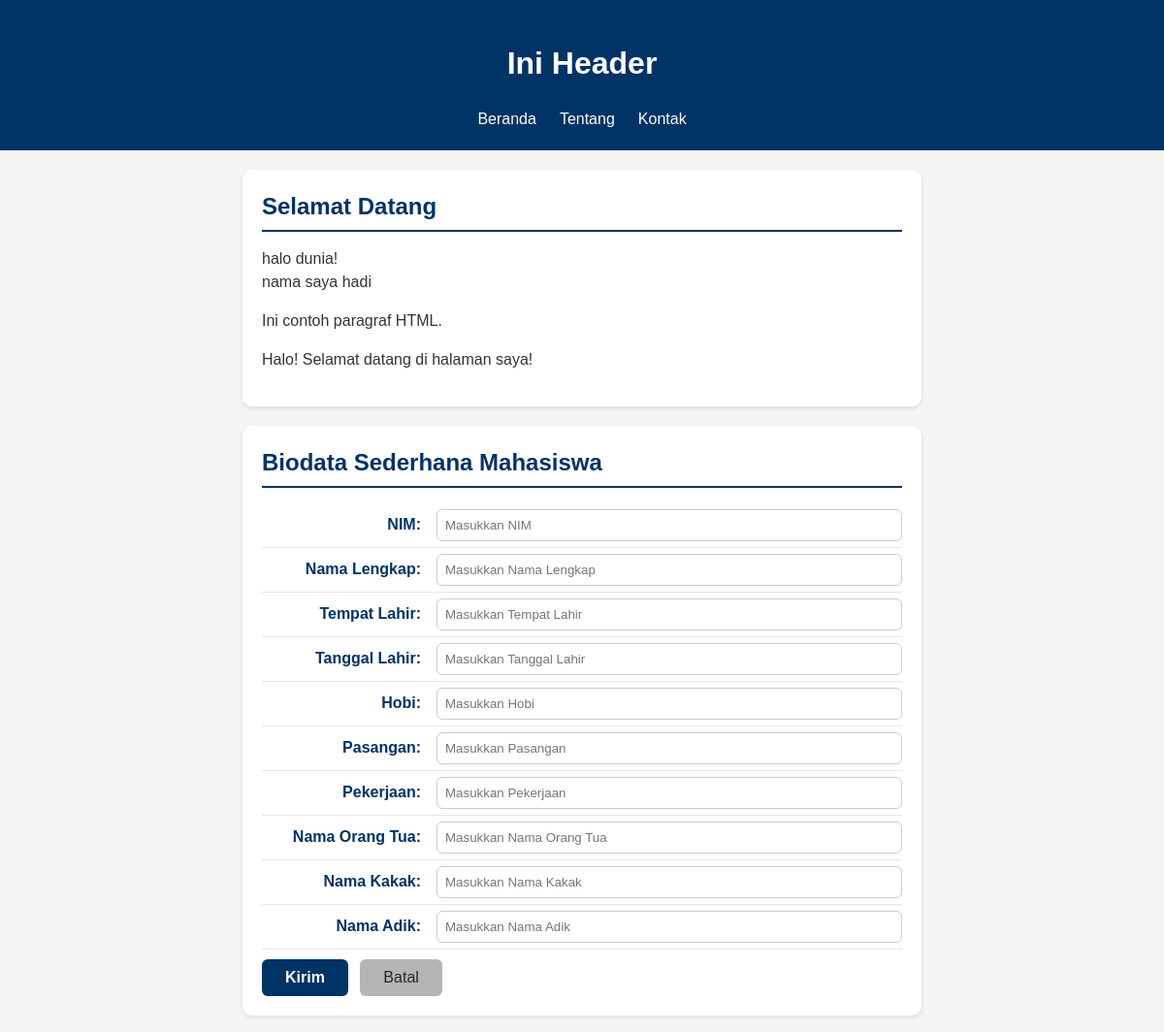
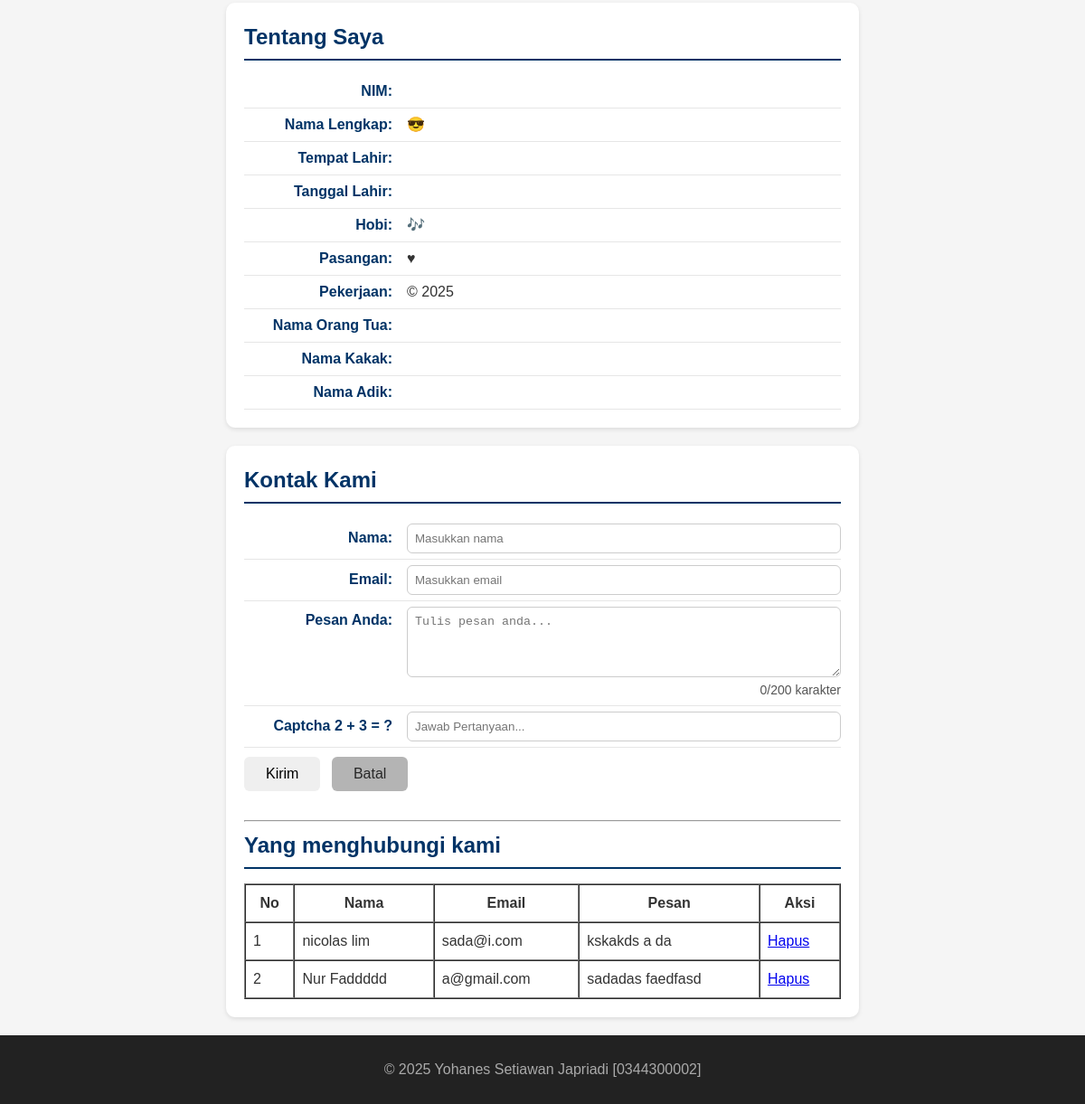
The page / on the database its author committed (2 pictures, top to bottom).
### tables this page shows
CREATE TABLE `tbl_tamu` (
  `cid` int NOT NULL,
  `cnama` varchar(100) DEFAULT NULL,
  `cemail` varchar(100) DEFAULT NULL,
  `cpesan` text,
  `dcreated_at` datetime NOT NULL DEFAULT CURRENT_TIMESTAMP
);

### read_inc.php (the view, shortened to what this page needs)
<?php
require 'koneksi.php';
$sql = "SELECT cid, cnama, cemail, cpesan FROM tbl_tamu ORDER BY cid DESC";
$q = mysqli_query($conn, $sql);
?>
<table border="1" cellpadding="8" cellspacing="0" width="100%">
  <tr>
    <th>No</th>
    <th>Nama</th>
    <th>Email</th>
    <th>Pesan</th>
    <th>Aksi</th>
  </tr>
  <?php $no = 1; ?>
  <?php while ($row = mysqli_fetch_assoc($q)): ?>
    <tr>
      <td><?= $no++; ?></td>
      <td><?= htmlspecialchars($row['cnama']); ?></td>
      <td><?= htmlspecialchars($row['cemail']); ?></td>
      <td><?= htmlspecialchars($row['cpesan']); ?></td>
      <td>
        <a href="delete.php?id=<?= $row['cid']; ?>"
           onclick="return confirm('Yakin ingin menghapus data ini?')">
           Hapus
        </a>
      </td>
    </tr>
  <?php endwhile; ?>
</table>

### index.php (shortened to what this page needs)
<?php
require_once __DIR__ . '/fungsi.php';
?>
<!DOCTYPE html>
<html lang="en">
<head>
  <link rel="stylesheet" href="style.css">
</head>
<body>
  <header>
    <h1>Ini Header</h1>
    <nav>
      <ul>
        <li><a href="#home">Beranda</a></li>
        <li><a href="#about">Tentang</a></li>
        <li><a href="#contact">Kontak</a></li>
      </ul>
    </nav>
  </header>
  <main>
    <section id="home">
      <h2>Selamat Datang</h2>
      <?php
      echo "halo dunia!<br>";
      echo "nama saya hadi";
      ?>
      <p>Ini contoh paragraf HTML.</p>
    </section>
    <section id="biodata">
      <h2>Biodata Sederhana Mahasiswa</h2>
      <form action="proses.php" method="POST">
        <label for="txtNim"><span>NIM:</span>
          <input type="text" id="txtNim" name="txtNim" placeholder="Masukkan NIM" required>
        </label>
        <label for="txtNmLengkap"><span>Nama Lengkap:</span>
          <input type="text" id="txtNmLengkap" name="txtNmLengkap" placeholder="Masukkan Nama Lengkap" required>
        </label>
        <label for="txtT4Lhr"><span>Tempat Lahir:</span>
          <input type="text" id="txtT4Lhr" name="txtT4Lhr" placeholder="Masukkan Tempat Lahir" required>
        </label>
        <label for="txtTglLhr"><span>Tanggal Lahir:</span>
          <input type="text" id="txtTglLhr" name="txtTglLhr" placeholder="Masukkan Tanggal Lahir" required>
        </label>
        <label for="txtHobi"><span>Hobi:</span>
          <input type="text" id="txtHobi" name="txtHobi" placeholder="Masukkan Hobi" required>
        </label>
        <label for="txtPasangan"><span>Pasangan:</span>
          <input type="text" id="txtPasangan" name="txtPasangan" placeholder="Masukkan Pasangan" required>
        </label>
        <label for="txtKerja"><span>Pekerjaan:</span>
          <input type="text" id="txtKerja" name="txtKerja" placeholder="Masukkan Pekerjaan" required>
        </label>
        <label for="txtNmOrtu"><span>Nama Orang Tua:</span>
          <input type="text" id="txtNmOrtu" name="txtNmOrtu" placeholder="Masukkan Nama Orang Tua" required>
        </label>
        <label for="txtNmKakak"><span>Nama Kakak:</span>
          <input type="text" id="txtNmKakak" name="txtNmKakak" placeholder="Masukkan Nama Kakak" required>
        </label>
        <label for="txtNmAdik"><span>Nama Adik:</span>
          <input type="text" id="txtNmAdik" name="txtNmAdik" placeholder="Masukkan Nama Adik" required>
        </label>
        <button type="submit">Kirim</button>
        <button type="reset">Batal</button>
      </form>
    </section>
    <?php
    $biodata = $_SESSION["biodata"] ?? [];
    $fieldConfig = [
      "nim" => ["label" => "NIM:", "suffix" => ""],
      "nama" => ["label" => "Nama Lengkap:", "suffix" => " &#128526;"],
      "tempat" => ["label" => "Tempat Lahir:", "suffix" => ""],
      "tanggal" => ["label" => "Tanggal Lahir:", "suffix" => ""],
      "hobi" => ["label" => "Hobi:", "suffix" => " &#127926;"],
      "pasangan" => ["label" => "Pasangan:", "suffix" => " &hearts;"],
      "pekerjaan" => ["label" => "Pekerjaan:", "suffix" => " &copy; 2025"],
      "ortu" => ["label" => "Nama Orang Tua:", "suffix" => ""],
      "kakak" => ["label" => "Nama Kakak:", "suffix" => ""],
      "adik" => ["label" => "Nama Adik:", "suffix" => ""],
    ];
    ?>
    <section id="about">
      <h2>Tentang Saya</h2>
      <?= tampilkanBiodata($fieldConfig, $biodata) ?>
    </section>
    <?php
    $old          = $_SESSION['old'] ?? [];
    ?>
    <section id="contact">
      <h2>Kontak Kami</h2>
      <form action="proses.php" method="POST">
        <label for="txtNama"><span>Nama:</span>
          <input type="text" id="txtNama" name="txtNama" placeholder="Masukkan nama"
            required autocomplete="name"
            value="<?= isset($old['nama']) ? htmlspecialchars($old['nama']) : '' ?>">
        </label>
        <label for="txtEmail"><span>Email:</span>
          <input type="email" id="txtEmail" name="txtEmail" placeholder="Masukkan email"
            required autocomplete="email"
            value="<?= isset($old['email']) ? htmlspecialchars($old['email']) : '' ?>">
        </label>
        <label for="txtPesan"><span>Pesan Anda:</span>
          <textarea id="txtPesan" name="txtPesan" rows="4" placeholder="Tulis pesan anda..."
            required><?= isset($old['pesan']) ? htmlspecialchars($old['pesan']) : '' ?></textarea>
          <small id="charCount">0/200 karakter</small>
        </label>
        <label for="txtCaptcha"><span>Captcha 2 + 3 = ?</span>
          <input type="number" id="txtCaptcha" name="txtCaptcha" placeholder="Jawab Pertanyaan..."
            required
            value="<?= isset($old['captcha']) ? htmlspecialchars($old['captcha']) : '' ?>">
        </label>
        <button type=" submit">Kirim</button>
          <button type="reset">Batal</button>
      </form>
      <br>
      <hr>
      <h2>Yang menghubungi kami</h2>
      <?php include 'read_inc.php'; ?>
    </section>
  </main>
  <footer>
    <p>&copy; 2025 Yohanes Setiawan Japriadi [0344300002]</p>
  </footer>
</body>
</html>

### fungsi.php (shortened to what this page needs)
<?php
function bersihkan($str)
{
  return htmlspecialchars(trim($str));
}
function tampilkanBiodata($conf, $arr)
{
  $html = "";
  foreach ($conf as $k => $v) {
    $label = $v["label"];
    $nilai = bersihkan($arr[$k] ?? '');
    $suffix = $v["suffix"];
    $html .= "<p><strong>{$label}</strong> {$nilai}{$suffix}</p>";
  }
  return $html;
}

### style.css (style rules this page uses)
* { box-sizing: border-box; }
body { margin: 0; font-family: Arial, sans-serif; background: #f5f5f5; color: #333; line-height: 1.5; }
header { background: #003366; color: #fff; padding: 20px; text-align: center; }
header ul { display: flex; justify-content: center; list-style: none; padding: 0; margin: 10px 0 0; }
header li a { color: #fff; text-decoration: none; padding: 6px 12px; }
#home, #about, #contact, #biodata { background-color: #ffffff; border-radius: 10px; padding: 20px; max-width: 700px; margin: 20px auto; box-shadow: 0 2px 5px rgba(0, 0, 0, 0.1); }
#home h2, #about h2, #contact h2, #biodata h2 { color: #003366; border-bottom: 2px solid #003366; padding-bottom: 6px; margin-top: 0; margin-bottom: 16px; }
#home p { text-align: justify; }
#about p, #contact p, #contact label, #biodata label { display: flex; justify-content: flex-start; align-items: baseline; margin: 0; padding: 6px 0; border-bottom: 1px solid #e6e6e6; }
#about strong, #contact strong, #contact label>span, #biodata label>span { min-width: 180px; color: #003366; font-weight: 600; text-align: right; padding-right: 16px; flex-shrink: 0; }
#contact input, #contact textarea, #biodata input { flex: 1; border: 1px solid #ccc; border-radius: 6px; padding: 8px; color: #000; font-weight: normal; margin: 0; box-sizing: border-box; }
#contact button, #biodata button { margin-top: 10px; display: inline-block; padding: 10px 24px; font-size: 16px; border-radius: 6px; cursor: pointer; border: none; transition: all 0.3s ease; margin-right: 8px; }
#contact button[type="submit"], #biodata button[type="submit"] { background-color: #003366; color: #fff; font-weight: 600; }
#contact button[type="reset"], #biodata button[type="reset"] { background-color: #b4b4b4; color: #272727; font-weight: 500; }
footer { background: #222; color: #aaa; text-align: center; padding: 10px; }

### rows shown on the page
tbl_tamu: cnama "nicolas lim", cemail "sada@i.com", cpesan "kskakds a da"
tbl_tamu: cnama "Nur Faddddd", cemail "a@gmail.com", cpesan "sadadas faedfasd"

### other values the page prints
$label "NIM:"
$label "Nama Lengkap:"
$suffix "😎"
$label "Tempat Lahir:"
$label "Tanggal Lahir:"
$label "Hobi:"
$suffix "🎶"
$label "Pasangan:"
$suffix "♥"
$label "Pekerjaan:"
$suffix "© 2025"
$label "Nama Orang Tua:"
$label "Nama Kakak:"
$label "Nama Adik:"
